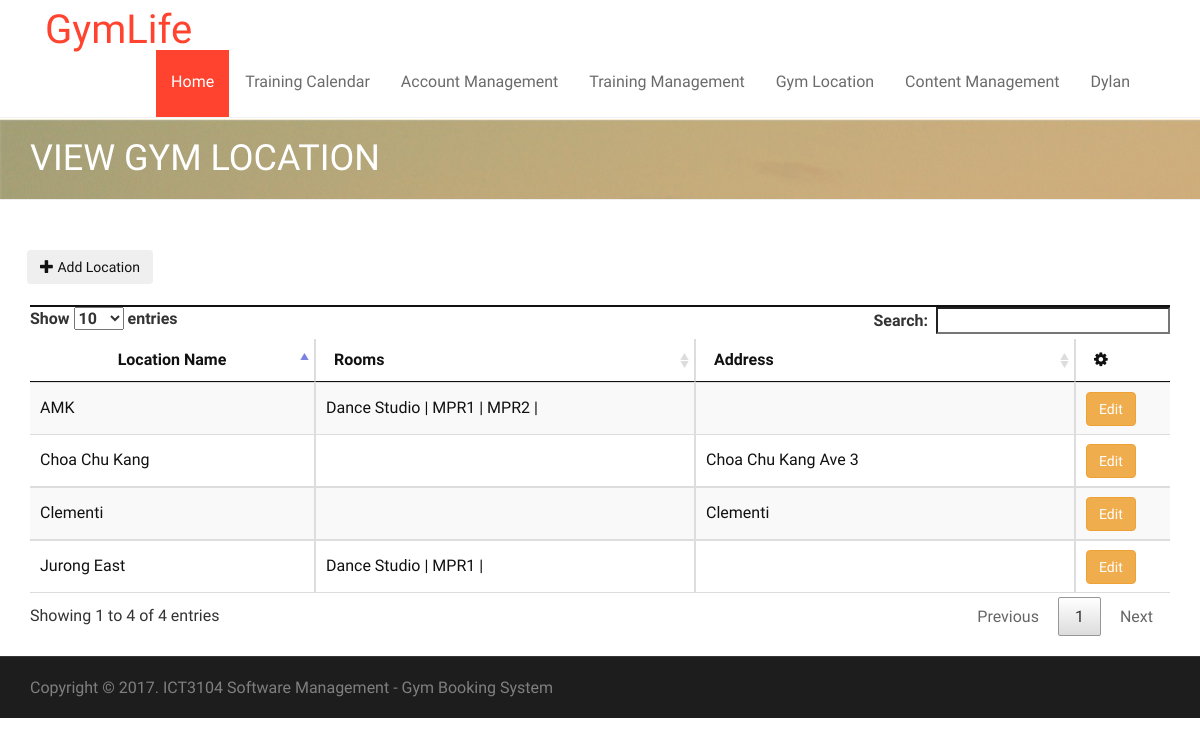
Before: /admin/gymlocation.php (signed in) with the older database file.
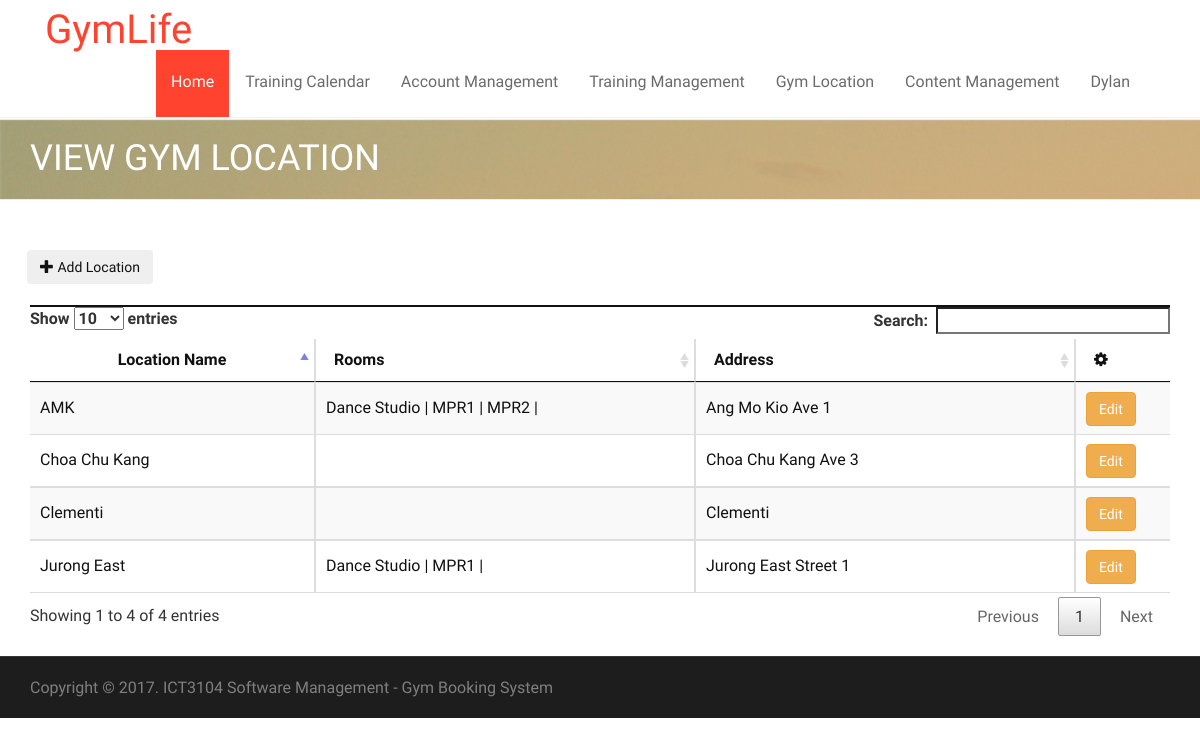
After: the same page with the newer database file.
### tables this page shows
CREATE TABLE IF NOT EXISTS `gyms` (
`locationID` int(11) NOT NULL,
  `locationName` varchar(255) NOT NULL,
  `locationCapacity` int(11) NOT NULL,
  `locationAddress` varchar(255) NOT NULL
);

### db.class.php (called while the page is built, shortened)
<?php
class DB {
  protected static $mdb = null;
  public static function getMDB() {
    $mdb = DB::$mdb;
    if ($mdb === null) {
      $mdb = DB::$mdb = new MeekroDB();
    }
    return $mdb;
  }
  public static function query() { $args = func_get_args(); return call_user_func_array(array(DB::getMDB(), 'query'), $args); }
}
class MeekroDB {
  public $encoding = 'latin1';
  public $param_char = '%';
  public $named_param_seperator = '_';
  public $connect_options = array(MYSQLI_OPT_CONNECT_TIMEOUT => 30);
  public $internal_mysql = null;
  public function __construct($host=null, $user=null, $password=null, $dbName=null, $port=null, $encoding=null) {
    if ($encoding === null) $encoding = DB::$encoding;
    $this->encoding = $encoding;
  }
  public function get() {
    $mysql = $this->internal_mysql;
    if (!($mysql instanceof MySQLi)) {
      $mysql = new mysqli();
      foreach ($this->connect_options as $key => $value) {
        $mysql->options($key, $value);
      }
      $mysql->set_charset($this->encoding);
      $this->internal_mysql = $mysql;
    }
    return $mysql;
  }
  protected function preparseQueryParams() {
    $args = func_get_args();
    $sql = trim(strval(array_shift($args)));
    $args_all = $args;
    if (count($args_all) == 0) return array($sql);
    $param_char_length = strlen($this->param_char);
    $named_seperator_length = strlen($this->named_param_seperator);
    $types = array(
      $this->param_char . 'll',
      $this->param_char . 'ls',
      $this->param_char . 'l',
      $this->param_char . 'li',
      $this->param_char . 'ld',
      $this->param_char . 'lb',
      $this->param_char . 'lt',
      $this->param_char . 's',
      $this->param_char . 'i',
      $this->param_char . 'd',
      $this->param_char . 'b',
      $this->param_char . 't',
      $this->param_char . '?',
      $this->param_char . 'ss'
    );
    $posList = array();
    foreach ($types as $type) {
      $lastPos = 0;
      while (($pos = strpos($sql, $type, $lastPos)) !== false) {
        $lastPos = $pos + 1;
        $posList[$pos] = $type;
      }
    }
    ksort($posList);
    $chunkyQuery = array();
    $pos_adj = 0;
    foreach ($posList as $pos => $type) {
      $type = substr($type, $param_char_length);
      $length_type = strlen($type) + $param_char_length;
      $new_pos = $pos + $pos_adj;
      $new_pos_back = $new_pos + $length_type;
      $arg_number_length = 0;
      if ($arg_number_length = strspn($sql, '0123456789', $new_pos_back)) {
        $arg_number = substr($sql, $new_pos_back, $arg_number_length);
        if (! array_key_exists($arg_number, $args_all)) $this->nonSQLError("Non existent argument reference (arg $arg_number): $sql");
        $arg = $args_all[$arg_number];
      } else {
        $arg = array_shift($args);
      }
      if ($new_pos > 0) $chunkyQuery[] = substr($sql, 0, $new_pos);
      if (is_object($arg) && ($arg instanceof WhereClause)) {
        list($clause_sql, $clause_args) = $arg->textAndArgs();
        array_unshift($clause_args, $clause_sql);
        $preparsed_sql = call_user_func_array(array($this, 'preparseQueryParams'), $clause_args);
        $chunkyQuery = array_merge($chunkyQuery, $preparsed_sql);
      } else {
        $chunkyQuery[] = array('type' => $type, 'value' => $arg);
      }
      $sql = substr($sql, $new_pos_back + $arg_number_length);
      $pos_adj -= $new_pos_back + $arg_number_length;
    }
    return $chunkyQuery;
  }
  protected function escape($str) { return "'" . $this->get()->real_escape_string(strval($str)) . "'"; }
  protected function parseQueryParams() {
    $args = func_get_args();
    $chunkyQuery = call_user_func_array(array($this, 'preparseQueryParams'), $args);
    $query = '';
    $array_types = array('ls', 'li', 'ld', 'lb', 'll', 'lt');
    foreach ($chunkyQuery as $chunk) {
      if (is_string($chunk)) {
        $query .= $chunk;
        continue;
      }
      $type = $chunk['type'];
      $arg = $chunk['value'];
      $result = '';
      if ($type != '?') {
        $is_array_type = in_array($type, $array_types, true);
      }
      if ($type == 's') $result = $this->escape($arg);
      $query .= $result;
    }
    return $query;
  }
  protected function prependCall($function, $args, $prepend) { array_unshift($args, $prepend); return call_user_func_array($function, $args); }
  public function query() { $args = func_get_args(); return $this->prependCall(array($this, 'queryHelper'), $args, 'assoc'); }
  protected function queryHelper() {
    $args = func_get_args();
    $type = array_shift($args);
    $db = $this->get();
    $is_buffered = true;
    $row_type = 'assoc';
    $full_names = false;
    $sql = call_user_func_array(array($this, 'parseQueryParams'), $args);
    $result = $db->query($sql, $is_buffered ? MYSQLI_STORE_RESULT : MYSQLI_USE_RESULT);
    $return = array();
    while ($row = ($row_type == 'assoc' ? $result->fetch_assoc() : $result->fetch_row())) {
      $return[] = $row;
    }
    return $return;
  }
}
?>

### admin/gymlocation.php (the view, shortened to what the changed rows need)
<!doctype html>
<html lang="en">
    <head>
        <link rel="stylesheet" href="../asset/bootstrap/css/bootstrap.min.css" type="text/css">
        <link rel="stylesheet" href="../asset/font-awesome/css/font-awesome.min.css" type="text/css">
        <link rel="stylesheet" href="../asset/css/owl.carousel.css" type="text/css">
        <link rel="stylesheet" href="../asset/css/owl.theme.css" type="text/css">
        <link rel="stylesheet" href="../asset/css/owl.transitions.css" type="text/css">
        <link rel="stylesheet" type="text/css" href="../asset/css/animate.css">
        <link rel="stylesheet" type="text/css" href="../asset/css/lightbox.css">
        <link rel="stylesheet" type="text/css" href="../asset/css/style.css">
        <link rel="stylesheet" type="text/css" href="../asset/css/responsive.css">
        <link rel="stylesheet" type="text/css" href="../asset/css/table.css">
        <link rel="stylesheet" href="../asset/plugins/sweetalert-master/sweet-alert.css">
        <link rel="stylesheet" href="../asset/plugins/DataTables/css/jquery.dataTables.css">
    </head>
    <body>
        <div class="page-header">
            <div class="overlay">
                <div class="container">
                    <div class="row">
                        <div class="col-md-12">
                            <h1>View Gym Location</h1>
                        </div>
                    </div>
                </div>
            </div>
        </div>
        <section id="about-section" class="about-section">
            <div class="container">
                <div class="row">
				<br><br>
				<div class="col-md-12">
                        <div class="panel panel-default panel-table">
                            <div class="panel-body">
                                <table id="locations" class="table table-striped table-bordered table-list" width="100%">
                                    <thead>
                                        <tr>
                                            <th class="col-md-3">Location Name</th>
                                            <th class="col-md-4">Rooms</th>
                                            <th class="col-md-4">Address</th>
											<th class="col-md-1" data-sortable="false"><em class="fa fa-cog"></th>
                                        </tr>
                                    </thead>
                                    <tbody>
                                        <?php
                                        $record = DB::query("SELECT * FROM gyms ORDER BY locationName");
                                        foreach ($record as $locationRow) {
                                            echo "<tr>";
                                            echo "<td>" . $locationRow['locationName'] . "</td>";
											$newRecord = DB::query("SELECT roomName FROM rooms WHERE locationID =%s", $locationRow['locationID']);
											echo "<td>";
											foreach ($newRecord as $roomRow) {
												echo $roomRow['roomName'] ." | ";
											}
											echo "</td>";
											echo "<td>" . $locationRow['locationAddress'] . "</td>";
											echo "<td>";
											 echo "<button class='btn btn-warning' onclick=\"location.href ='editLocation.php?id=" . $locationRow['locationID'] . "' \">Edit</button> &nbsp;";
                                            echo "</tr>";
                                        }
                                        ?>
                                    </tbody>
                                </table>
                            </div>
                        </div>
                    </div>
				</div>
            </div>
</body>
</html>

Changed rows visible on the page:
changed gyms "AMK": locationAddress (not shown) → "Ang Mo Kio Ave 1"
changed gyms "Jurong East": locationAddress (not shown) → "Jurong East Street 1"
